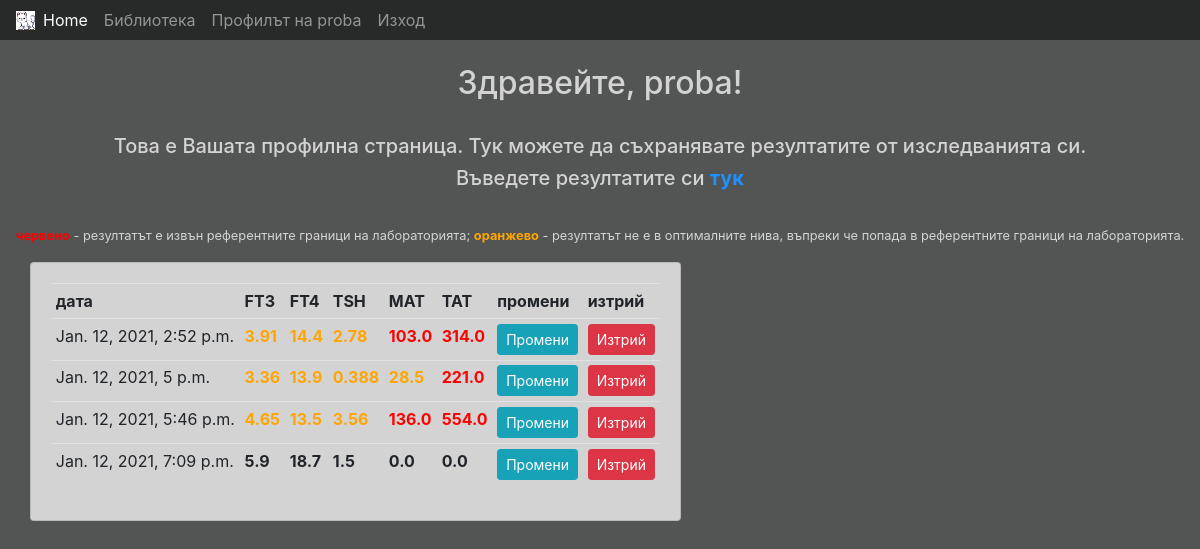
The app's page /users/profile_page/2/ with its own data.
### users/models.py (models this page shows, shortened)
class Results(models.Model):
    ft3 = models.FloatField(null=True)
    ft4 = models.FloatField(null=True)
    tsh = models.FloatField(null=True)
    mat = models.FloatField(null=True)
    tat = models.FloatField(null=True)
    date_created = models.DateTimeField(auto_now_add=True, null=True)
    user = models.ForeignKey(RegisteredUser, null=True, on_delete=models.CASCADE)

### users/views.py (the view)
# urls.py: path('profile_page/<str:pk>/', views.profile_page, name='profile_page'),
def profile_page(request, pk):
    user = User.objects.get(id=pk)
    results_bulk = user.registereduser.results_set.all()
    context = {'user': user, 'results_bulk': results_bulk}
    return render(request, 'users/profile_page.html', context)

### templates/users/profile_page.html
{% extends 'measure_app/main.html' %}
{% block content %}
    <br>
    <h2 style="color: lightgrey; text-align: center">Здравейте, {{ user }}!</h2>
    <br>
    <h5 style="color: lightgrey; text-align: center">Това е Вашата профилна страница. Тук можете да съхранявате резултатите от изследванията си.</h5>
    <h5 style="color: lightgrey; text-align: center"><span>Въведете резултатите си <strong><a href="{% url 'add_results' %}" style="color:dodgerblue">тук</a></strong></span></h5>
    <br>
    <p style="text-align: center"><small><strong><a style="color: red">червено</a></strong> - резултатът е извън референтните граници на лабораторията;
    <strong><a style="color: orange">оранжево</a></strong> - резултатът не е в оптималните нива, въпреки че попада
        в референтните граници на лабораторията.</small></p>
    <div class="row" id="results-table">
        <div class="col-md-inline-flex" >
            <div class="card card-body" style="background-color: lightgrey">
                <table class="table table-hover table-sm">
                        <tr>
                            <th>дата</th>
                            <th>FT3</th>
                            <th>FT4</th>
                            <th>TSH</th>
                            <th>MAT</th>
                            <th>TAT</th>
                            <th>промени</th>
                            <th>изтрий</th>
                        </tr>
                        {% for result in results_bulk %}
                            <tr>
                                <td>{{ result.date_created }}</td>
                                <td style="color:{% if result.ft3 >= 6.8 or result.ft3 <= 3.2 %}red
                                                    {% elif  result.ft3 < 5.6 and result.ft3 > 3.2 %}orange
                                                    {% endif %}"><strong>{{ result.ft3 }}</strong></td>
                                <td style="color:{% if result.ft4 >= 22 or result.ft4 <= 12 %}red
                                                    {% elif  result.ft4 < 18.67 and result.ft4 > 12 %}orange
                                                    {% endif %}"><strong>{{ result.ft4 }}</strong></td>
                                <td style="color:{% if result.tsh >= 4.2 or result.tsh <= 0.3 %}red
                                                    {% elif  result.tsh < 1 and result.tsh > 0.3 %}orange
                                                    {% elif  result.tsh < 4.2 and result.tsh > 2 %}orange
                                                    {% endif %}"><strong>{{ result.tsh }}</strong></td>
                                <td style="color:{% if result.mat >= 34 %}red
                                                    {% elif result.mat > 0 %}orange
                                                    {% endif %}"><strong>{{ result.mat }}</strong></td>
                                <td style="color:{% if result.tat >= 115 %}red
                                                    {% elif result.tat > 0 %}orange
                                                    {% endif %}"><strong>{{ result.tat }}</strong></td>
                                <td><a class="btn btn-sm btn-info" href="{%  url 'edit_results' result.id %}">Промени</a></td>
                                <td><a class="btn btn-sm btn-danger" href="{%  url 'delete_results' result.id %}">Изтрий</a></td>
                            </tr>
                        {% endfor %}
                </table>
            </div>
        </div>
    </div>
{% endblock %}

### templates/measure_app/navbar.html (shortened to what this page needs)
{% load static %}
<nav class="navbar navbar-expand-lg navbar-dark" id="nav-size">
  <img src="{% static 'images/malko.png' %}">
  <div class="collapse navbar-collapse" id="navbarNav">
    <ul class="navbar-nav">
      <li class="nav-item active">
        <a class="nav-link" href="{% url 'home' %}">Home</a>
      </li>
      <li class="nav-item">
        <a class="nav-link" href="{% url 'library' %}">Библиотека</a>
      </li>
            {% if user.is_authenticated %}
                <li class="nav-item">
                    <a class="nav-link" href="{% url 'profile_page' user.id %}">
                        Профилът на {{ user.username }}
                    </a>
                </li>
                <li class="nav-item">
                    <a class="nav-link" href="{% url 'logout' %}">Изход</a>
                </li>
            {% else %}
                <li class="nav-item">
                    <a class="nav-link" href="{% url 'login_user' %}">Вход</a>
                </li>
            {% endif %}
    </ul>
  </div>
</nav>

### static/css/main.css (style rules this page uses)
body { background-color: #535454; }
p { color: lightgray; }
#nav-size { height: 40px; background-color: #282929; }
#results-table { margin-left: 30px; margin-right: 30px; }

### records on screen
Results: date_created "Jan. 12, 2021, 2:52 p.m.", ft3 "3.91", ft4 "14.4", tsh "2.78", mat "103.0", tat "314.0"
Results: date_created "Jan. 12, 2021, 5 p.m.", ft3 "3.36", ft4 "13.9", tsh "0.388", mat "28.5", tat "221.0"
Results: date_created "Jan. 12, 2021, 5:46 p.m.", ft3 "4.65", ft4 "13.5", tsh "3.56", mat "136.0", tat "554.0"
Results: date_created "Jan. 12, 2021, 7:09 p.m.", ft3 "5.9", ft4 "18.7", tsh "1.5", mat "0.0", tat "0.0"

### other values on screen
{{ user.username }} "proba"
{{ user }} "proba"
